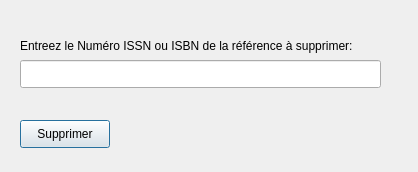
<?xml version="1.0" encoding="UTF-8"?>
<ui version="4.0">
 <class>SupprimerUneReference</class>
 <widget class="QDialog" name="SupprimerUneReference">
  <property name="geometry">
   <rect>
    <x>0</x>
    <y>0</y>
    <width>418</width>
    <height>172</height>
   </rect>
  </property>
  <property name="windowTitle">
   <string>SupprimerUneReference</string>
  </property>
  <widget class="QLabel" name="label">
   <property name="geometry">
    <rect>
     <x>20</x>
     <y>30</y>
     <width>371</width>
     <height>31</height>
    </rect>
   </property>
   <property name="text">
    <string>Entreez le Numéro ISSN ou ISBN de la référence à supprimer:</string>
   </property>
  </widget>
  <widget class="QLineEdit" name="idASupprimer">
   <property name="geometry">
    <rect>
     <x>20</x>
     <y>60</y>
     <width>361</width>
     <height>28</height>
    </rect>
   </property>
   <property name="autoFillBackground">
    <bool>false</bool>
   </property>
  </widget>
  <widget class="QPushButton" name="supprimer">
   <property name="geometry">
    <rect>
     <x>20</x>
     <y>120</y>
     <width>90</width>
     <height>28</height>
    </rect>
   </property>
   <property name="text">
    <string>Supprimer</string>
   </property>
  </widget>
 </widget>
 <resources/>
 <connections>
  <connection>
   <sender>supprimer</sender>
   <signal>clicked()</signal>
   <receiver>SupprimerUneReference</receiver>
   <slot>validerSupprimer()</slot>
   <hints>
    <hint type="sourcelabel">
     <x>204</x>
     <y>133</y>
    </hint>
    <hint type="destinationlabel">
     <x>208</x>
     <y>85</y>
    </hint>
   </hints>
  </connection>
 </connections>
 <slots>
  <slot>validerSupprimer()</slot>
  <slot>supprimerUneReference()</slot>
 </slots>
</ui>
